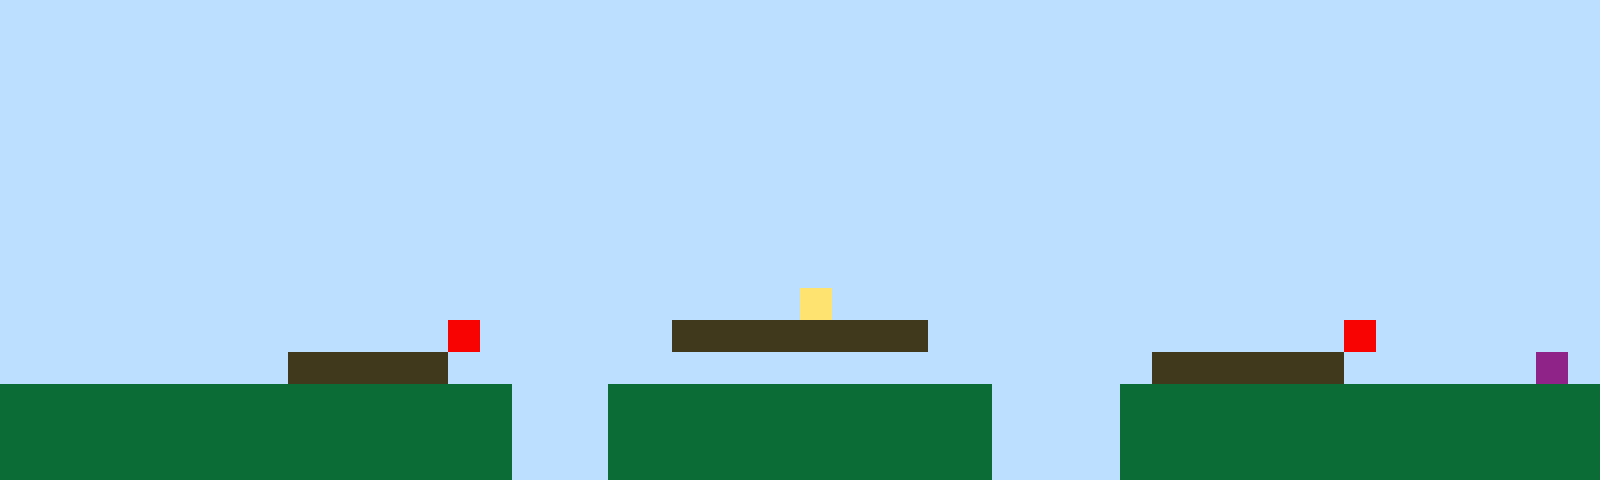

A level layout from a 2D game, rendered from its tile map. Below: a short description, then the map file with its tile-grid data intact:
An orthogonal 50x15 tile map with 32x32 px tiles, 1 tile layer (Tile Layer 1).

<map version="1.10" tiledversion="1.11.2" orientation="orthogonal" renderorder="right-up" width="50" height="15" tilewidth="32" tileheight="32" infinite="0" nextlayerid="2" nextobjectid="1"><editorsettings><export target="map1.csv" format="csv" /></editorsettings><tileset firstgid="1" name="sprites" tilewidth="32" tileheight="32" tilecount="6" columns="3"><image source="sprites.png" width="96" height="64" /></tileset><layer id="1" name="Tile Layer 1" width="50" height="15"><data encoding="csv">1,1,1,1,1,1,1,1,1,1,1,1,1,1,1,1,1,1,1,1,1,1,1,1,1,1,1,1,1,1,1,1,1,1,1,1,1,1,1,1,1,1,1,1,1,1,1,1,1,1,1,1,1,1,1,1,1,1,1,1,1,1,1,1,1,1,1,1,1,1,1,1,1,1,1,1,1,1,1,1,1,1,1,1,1,1,1,1,1,1,1,1,1,1,1,1,1,1,1,1,1,1,1,1,1,1,1,1,1,1,1,1,1,1,1,1,1,1,1,1,1,1,1,1,1,1,1,1,1,1,1,1,1,1,1,1,1,1,1,1,1,1,1,1,1,1,1,1,1,1,1,1,1,1,1,1,1,1,1,1,1,1,1,1,1,1,1,1,1,1,1,1,1,1,1,1,1,1,1,1,1,1,1,1,1,1,1,1,1,1,1,1,1,1,1,1,1,1,1,1,1,1,1,1,1,1,1,1,1,1,1,1,1,1,1,1,1,1,1,1,1,1,1,1,1,1,1,1,1,1,1,1,1,1,1,1,1,1,1,1,1,1,1,1,1,1,1,1,1,1,1,1,1,1,1,1,1,1,1,1,1,1,1,1,1,1,1,1,1,1,1,1,1,1,1,1,1,1,1,1,1,1,1,1,1,1,1,1,1,1,1,1,1,1,1,1,1,1,1,1,1,1,1,1,1,1,1,1,1,1,1,1,1,1,1,1,1,1,1,1,1,1,1,1,1,1,1,1,1,1,1,1,1,1,1,1,1,1,1,1,1,1,1,1,1,1,1,1,1,1,1,1,1,1,1,1,1,1,1,1,1,1,1,1,1,1,1,1,1,1,1,1,1,1,1,1,1,1,1,1,1,1,1,1,1,1,1,1,1,1,1,1,1,1,1,1,1,1,1,1,1,1,1,1,1,1,1,1,1,1,1,1,1,1,1,1,1,1,1,1,1,1,1,1,1,1,1,1,1,1,1,1,1,1,1,1,1,1,1,1,1,1,1,1,1,1,1,1,1,1,1,1,1,1,1,1,1,1,1,1,1,1,1,1,1,1,1,1,1,1,1,1,1,1,1,4,1,1,1,1,1,1,1,1,1,1,1,1,1,1,1,1,1,1,1,1,1,1,1,1,1,1,1,1,1,1,1,1,1,1,1,1,1,1,5,1,1,1,1,1,1,3,3,3,3,3,3,3,3,1,1,1,1,1,1,1,1,1,1,1,1,1,5,1,1,1,1,1,1,1,1,1,1,1,1,1,1,1,1,3,3,3,3,3,1,1,1,1,1,1,1,1,1,1,1,1,1,1,1,1,1,1,1,1,1,1,3,3,3,3,3,3,1,1,1,1,1,1,6,1,2,2,2,2,2,2,2,2,2,2,2,2,2,2,2,2,1,1,1,2,2,2,2,2,2,2,2,2,2,2,2,1,1,1,1,2,2,2,2,2,2,2,2,2,2,2,2,2,2,2,2,2,2,2,2,2,2,2,2,2,2,2,2,2,2,2,1,1,1,2,2,2,2,2,2,2,2,2,2,2,2,1,1,1,1,2,2,2,2,2,2,2,2,2,2,2,2,2,2,2,2,2,2,2,2,2,2,2,2,2,2,2,2,2,2,2,1,1,1,2,2,2,2,2,2,2,2,2,2,2,2,1,1,1,1,2,2,2,2,2,2,2,2,2,2,2,2,2,2,2</data></layer></map>
